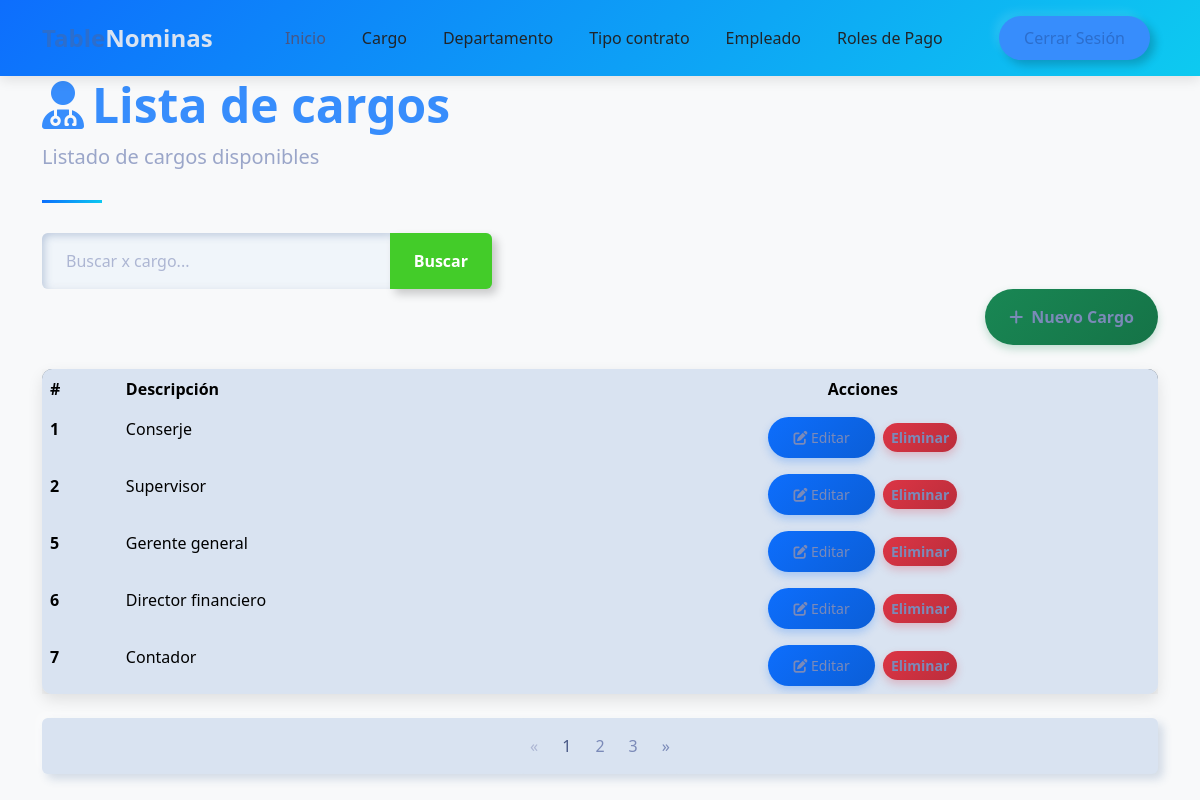
Screenshot of /nomina/cargo_list/ (signed in) with the database file from the repository.
### core/models.py (models this page shows, shortened)
class Cargo(models.Model):
    descripcion = models.CharField(max_length=100, unique=True)

### core/views.py (the view)
# urls.py: path('cargo_list/', cargo_list, name='cargo_list'),  # URL para la vista home
@login_required
def cargo_list(request):
    query = request.GET.get('q', None)
    if query:
        cargos_list = Cargo.objects.filter(descripcion__icontains=query)
    else:
        cargos_list = Cargo.objects.all().order_by('id')  # Ordenamos por id
    paginator = Paginator(cargos_list, 5)
    page_number = request.GET.get('page')
    cargos = paginator.get_page(page_number)
    context = {
        'cargos': cargos,
        'title': 'Listado de cargos',
        'query': query  # Pasamos la query para mantenerla en la paginación
    }
    return render(request, 'cargo/list.html', context)

### template/cargo/list.html (shortened to what this page needs)
{% extends "home.html" %}
{% block content %}
    <div class="container">
        <header class="page-header">
            <h1 class="display-5 fw-bold text-primary">
                <i class="fas fa-user-md me-2"></i>Lista de cargos
            </h1>
            <p class="lead text-muted">Listado de cargos disponibles</p>
        </header>
        <form action="" style="max-width: 450px;">
            <div class="input-group">
                <input type="text" class="form-control" placeholder="Buscar x cargo..." name="q" value="{{ request.GET.q }}">
                <button class="btn btn-outline-success" data-bs-toggle="tooltip" data-bs-title="Escriba parte del cargo y click en buscar">
                    Buscar
                </button>
            </div>
        </form>
        <div class="d-flex justify-content-end mb-4">
            <a class="btn btn-success"  href={% url 'core:cargo_create' %}>
                <i class="fas fa-plus me-2"></i>Nuevo Cargo
        </div>
        <div class="card mb-4">
            <div class="card-body p-0">
                <div class="table-responsive">
                    <table class="table table-hover mb-0">
                        <thead>
                            <tr>
                                <th scope="col">#</th>
                                <th scope="col">Descripción</th>
                                <th scope="col" class="text-center">Acciones</th>
                    </tr>
                </thead>
                <tbody>
                    {% for cargo in cargos %}
                    <tr>
                        <th scope="row">{{ cargo.id }}</th>
                        <td>{{ cargo.descripcion }}</td>
                        <td class="text-center">
                            <a href="{% url 'core:cargo_update' cargo.id %}" class="btn btn-sm btn-primary me-1">
                                <i class="fas fa-edit"></i> Editar
                            </a>
                            <a href="{% url 'core:cargo_delete' cargo.id %}" class="btn btn-sm btn-danger">Eliminar</a>
                        </td>
                    </tr>
                    {% endfor %}
                </tbody>
            </table>
        </div>
    </div>
</div>
        {% if cargos.has_other_pages %}
        <nav aria-label="Page navigation" class="mb-4">
            <ul class="pagination justify-content-center">
                {% if cargos.has_previous %}
                    <li class="page-item">
                        <a class="page-link" href="?page={{ cargos.previous_page_number }}{% if request.GET.q %}&q={{ request.GET.q }}{% endif %}" aria-label="Anterior">
                            <span aria-hidden="true">&laquo;</span>
                        </a>
                    </li>
                {% else %}
                    <li class="page-item disabled">
                        <span class="page-link" aria-hidden="true">&laquo;</span>
                    </li>
                {% endif %}
                {% for i in cargos.paginator.page_range %}
                    {% if cargos.number == i %}
                        <li class="page-item active"><span class="page-link">{{ i }}</span></li>
                    {% else %}
                        <li class="page-item"><a class="page-link" href="?page={{ i }}{% if request.GET.q %}&q={{ request.GET.q }}{% endif %}">{{ i }}</a></li>
                    {% endif %}
                {% endfor %}
                {% if cargos.has_next %}
                    <li class="page-item">
                        <a class="page-link" href="?page={{ cargos.next_page_number }}{% if request.GET.q %}&q={{ request.GET.q }}{% endif %}" aria-label="Siguiente">
                            <span aria-hidden="true">&raquo;</span>
                        </a>
                    </li>
                {% else %}
                    <li class="page-item disabled">
                        <span class="page-link" aria-hidden="true">&raquo;</span>
                    </li>
                {% endif %}
            </ul>
        </nav>
        {% endif %}
    </div>
{% endblock %}

### template/home.html (style rules this page uses)
:root { --primary-color: #2c6ecd; --secondary-color: #19b3b3; --accent-color: #f8f9fa; --dark-color: #212529; --text-color: #495057; }
body { font-family: 'Poppins', sans-serif; color: var(--text-color); overflow-x: hidden; }
.btn-primary { background-color: var(--primary-color); border-color: var(--primary-color); padding: 10px 25px; border-radius: 50px; font-weight: 500; transition: all 0.3s ease; }

### template/cargo/list.html (style rules this page uses)
body { background-color: #f8f9fa; font-family: 'Segoe UI', Tahoma, Geneva, Verdana, sans-serif; }
.card { border-radius: 10px; box-shadow: 0 6px 15px rgba(0,0,0,0.1); transition: transform 0.3s, box-shadow 0.3s; }
.btn-primary { background: linear-gradient(135deg, #0d6efd, #0b5ed7); border: none; box-shadow: 0 4px 8px rgba(13, 110, 253, 0.25); transition: all 0.3s; }
.btn-success { background: linear-gradient(135deg, #198754, #157347); border: none; box-shadow: 0 4px 8px rgba(25, 135, 84, 0.25); transition: all 0.3s; }
.btn-danger { background: linear-gradient(135deg, #dc3545, #bb2d3b); border: none; box-shadow: 0 4px 8px rgba(220, 53, 69, 0.25); transition: all 0.3s; }
.table { border-radius: 10px; overflow: hidden; box-shadow: 0 5px 15px rgba(0,0,0,0.08); }
.table thead { background: linear-gradient(135deg, #6c757d, #495057); color: white; }
.table tbody tr { transition: background-color 0.3s; }
.page-header { position: relative; margin-bottom: 30px; padding-bottom: 15px; }
.page-header:after { content: ''; position: absolute; bottom: 0; left: 0; width: 60px; height: 3px; background: linear-gradient(135deg, #0d6efd, #0dcaf0); }

### rows the page displays
Cargo: id "1", descripcion "Conserje"
Cargo: id "2", descripcion "Supervisor"
Cargo: id "5", descripcion "Gerente general"
Cargo: id "6", descripcion "Director financiero"
Cargo: id "7", descripcion "Contador"

### other values shown
{{ i }} "1"
{{ i }} "2" "3"
